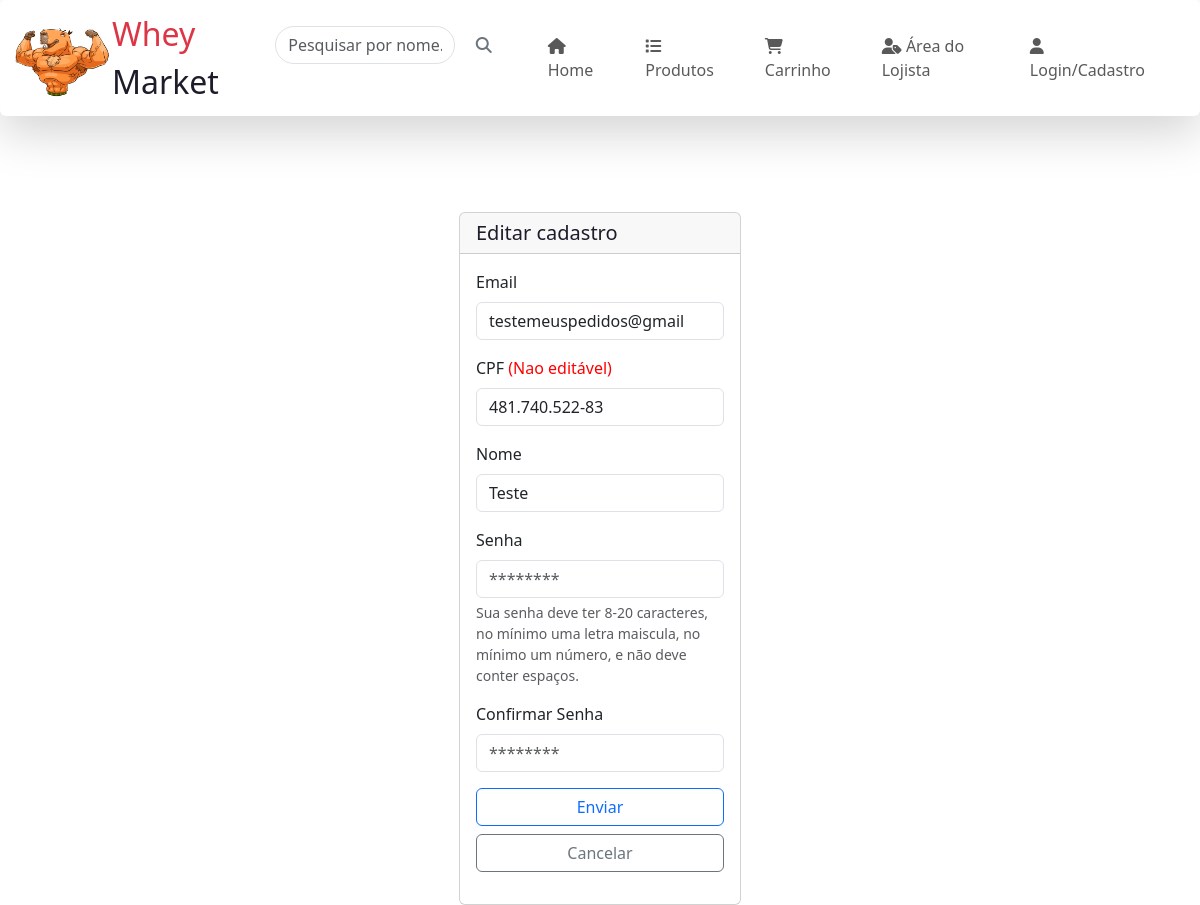
The page /consumidorEdit.php?id=4 on the database its author committed.
### tables this page shows
CREATE TABLE `consumidor` (
  `id` int(11) NOT NULL,
  `Nome` varchar(100) NOT NULL,
  `CPF` varchar(20) NOT NULL,
  `senha` char(32) NOT NULL,
  `email` varchar(100) NOT NULL,
  `fk_Cadastro_Tipo_ID` int(11) DEFAULT NULL
);

### consumidorEdit.php (the view, shortened to what this page needs)
<?php
include_once('conexao.php');
if (!empty($_GET['id'])) {
    $id = $_GET['id'];
    $sqlSelect = "SELECT * FROM consumidor WHERE ID=$id";
    $result = $conn->query($sqlSelect);
    if ($result->num_rows > 0) {
        $consumidor = mysqli_fetch_assoc($result);
    }
}
else {
header('Location: index.php');
$_SESSION['mensagem'] = "Ocorreu algum erro !";
}
?>
<!DOCTYPE html>
<html lang="Pt-br">
<?php include('htmlhead.php');?>
<body>
    <?php
    require('navbar.php');
    ?>
    <div class='.container-fluid'>
        <div class="row justify-content-center pt-5">
            <div class='col-3'>
                <div class="card">
                    <h5 class="card-header text-dark">Editar cadastro</h5>
                    <div class="card-body">
                        <div class='col'>
                            <form action="consumidorSaveEdit.php" method="POST" class="needs-validation" novalidate>
                                <div class="mb-3">
                                    <label for="email" class="form-label">Email</label>
                                    <input type="email" name="email" class="form-control" id="email" placeholder="example@example.com"
                                    value="<?php  echo $consumidor['email']?>" maxlength="50" required />
                                </div>
                                <div class="mb-3">
                                    <label for="CPF" class="form-label">CPF <span style="color: red">(Nao editável)</span></label>
                                    <input type="text" name="CPF" class="form-control CPF" id="CPF" maxlength="14"  pattern="^(?=.*[A-Z])(?=.*[0-9])(?=\S{8,20}$).*"
                                     readonly value="<?php  echo $consumidor['CPF']?>" />
                                </div>
                                <div class="mb-3">
                                    <label for="Nome" class="form-label">Nome</label>
                                    <input type="text" name="Nome" class="form-control" id="Nome" placeholder="Nome da loja"
                                    value="<?php echo  $consumidor['Nome']?>" maxlength="100" required />
                                </div>
                                <div class="mb-3">
                                    <label for="senha" class="form-label">Senha</label>
                                    <input type="password" name="senha" class="form-control" id="senha" placeholder='********' pattern="^(?=.*[A-Z])(?=.*[0-9])(?=\S{8,20}$).*"
                                    minlength="8" maxlength="20"
                                    onkeyup="confereSenha()" required>
                                    <div id="MensagemPassword" class="form-text">
                                        Sua senha deve ter 8-20 caracteres, no mínimo uma letra maiscula, no mínimo um número, e não deve conter espaços.
                                    </div>
                                </div>
                                <div class="mb-3 position-relative">
                                    <label for="senha" class="form-label">Confirmar Senha</label>
                                    <input type="password" name="confirma" class="form-control" id="confimar-senha" placeholder='********' pattern="^(?=.*[A-Z])(?=.*[0-9])(?=\S{8,20}$).*"
                                    minlength="8" maxlength="20" onkeyup="confereSenha()" required>
                                </div>
                                <div class="d-grid gap-2 mb-3 mt-3">
                                    <button name="update" class="btn btn-outline-primary" type="update">Enviar</button>
                                    <a class = "btn btn-outline-secondary"href="index.php">Cancelar</a>
                                </div>
                            </form>
                        </div>
                    </div>
                </div>
            </div>
        </div>
    </div>
</body>
</html>

### css/style.css (style rules this page uses)
* { margin: 0; padding: 0; box-sizing: border-box; list-style: none; text-decoration: none; }
:root { --red:#d63a25; --white:#fff; --dark:#1e1c2a; }
body { color: var(--dark); background: var(--white); }
a { text-decoration: none; color: inherit; }
.text-dark { color: var(--dark) !important; }

### rows shown on the page
consumidor: email "testemeuspedidos@gmail", CPF "481.740.522-83", Nome "Teste"
